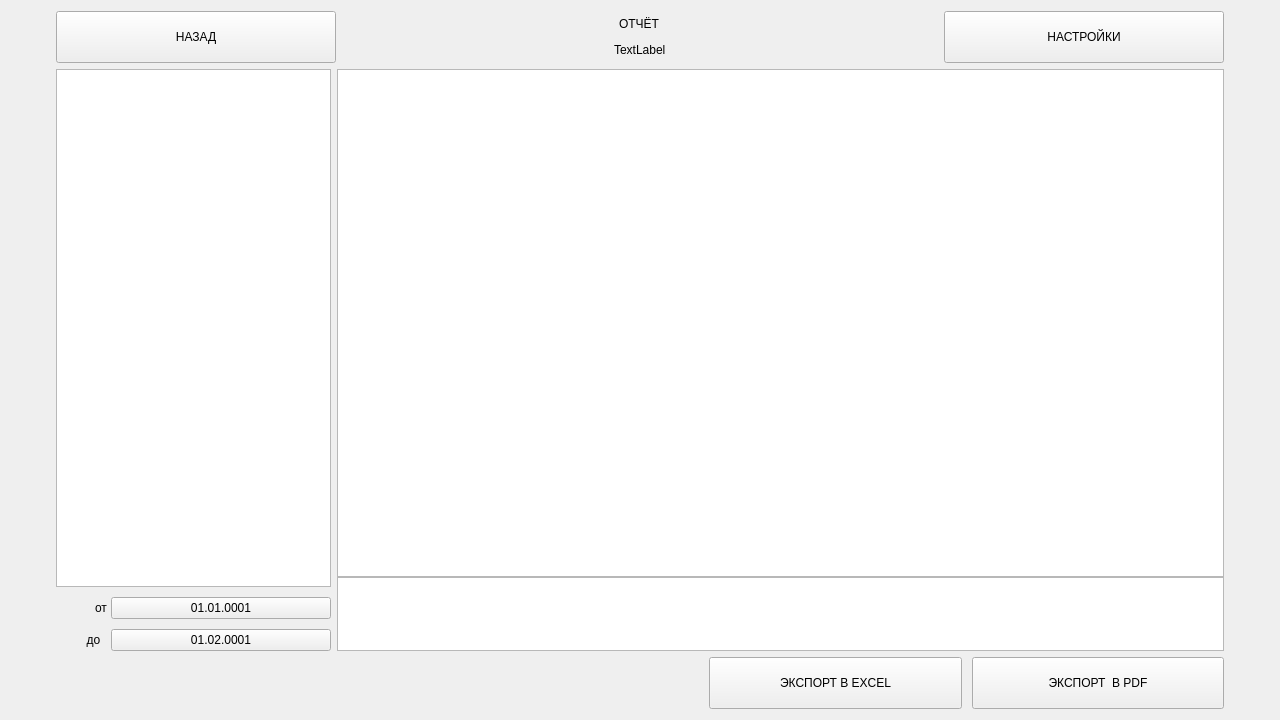
<?xml version="1.0" encoding="UTF-8"?>
<ui version="4.0">
 <class>Reports</class>
 <widget class="QWidget" name="Reports">
  <property name="geometry">
   <rect>
    <x>0</x>
    <y>0</y>
    <width>1280</width>
    <height>720</height>
   </rect>
  </property>
  <property name="windowTitle">
   <string>Form</string>
  </property>
  <layout class="QVBoxLayout" name="verticalLayout">
   <item>
    <layout class="QHBoxLayout" name="horizontalLayout_8">
     <property name="spacing">
      <number>7</number>
     </property>
     <property name="leftMargin">
      <number>45</number>
     </property>
     <property name="rightMargin">
      <number>45</number>
     </property>
     <item>
      <widget class="QPushButton" name="BackButton">
       <property name="minimumSize">
        <size>
         <width>0</width>
         <height>52</height>
        </size>
       </property>
       <property name="maximumSize">
        <size>
         <width>280</width>
         <height>16777215</height>
        </size>
       </property>
       <property name="text">
        <string>НАЗАД</string>
       </property>
      </widget>
     </item>
     <item>
      <layout class="QVBoxLayout" name="verticalLayout_2">
       <property name="spacing">
        <number>0</number>
       </property>
       <item alignment="Qt::AlignHCenter">
        <widget class="QLabel" name="EcoTaxi">
         <property name="text">
          <string>ОТЧЁТ</string>
         </property>
        </widget>
       </item>
       <item alignment="Qt::AlignHCenter">
        <widget class="QLabel" name="Header">
         <property name="text">
          <string>TextLabel</string>
         </property>
        </widget>
       </item>
      </layout>
     </item>
     <item>
      <widget class="QPushButton" name="SettingsButton">
       <property name="minimumSize">
        <size>
         <width>0</width>
         <height>52</height>
        </size>
       </property>
       <property name="maximumSize">
        <size>
         <width>280</width>
         <height>16777215</height>
        </size>
       </property>
       <property name="text">
        <string>НАСТРОЙКИ</string>
       </property>
      </widget>
     </item>
    </layout>
   </item>
   <item>
    <layout class="QHBoxLayout" name="horizontalLayout_7" stretch="9,29">
     <property name="leftMargin">
      <number>45</number>
     </property>
     <property name="rightMargin">
      <number>45</number>
     </property>
     <item>
      <layout class="QVBoxLayout" name="verticalLayout_4">
       <property name="spacing">
        <number>10</number>
       </property>
       <item>
        <widget class="QTableView" name="sideTable">
         <property name="maximumSize">
          <size>
           <width>300</width>
           <height>16777215</height>
          </size>
         </property>
         <property name="editTriggers">
          <set>QAbstractItemView::NoEditTriggers</set>
         </property>
         <property name="selectionMode">
          <enum>QAbstractItemView::SingleSelection</enum>
         </property>
         <property name="selectionBehavior">
          <enum>QAbstractItemView::SelectRows</enum>
         </property>
         <attribute name="verticalHeaderVisible">
          <bool>true</bool>
         </attribute>
        </widget>
       </item>
       <item>
        <layout class="QHBoxLayout" name="horizontalLayout_5">
         <property name="spacing">
          <number>0</number>
         </property>
         <property name="leftMargin">
          <number>0</number>
         </property>
         <property name="rightMargin">
          <number>0</number>
         </property>
         <item alignment="Qt::AlignRight">
          <widget class="QLabel" name="label_2">
           <property name="text">
            <string>от </string>
           </property>
          </widget>
         </item>
         <item alignment="Qt::AlignRight">
          <widget class="QPushButton" name="FromDateButton">
           <property name="minimumSize">
            <size>
             <width>220</width>
             <height>0</height>
            </size>
           </property>
           <property name="text">
            <string>01.01.0001</string>
           </property>
          </widget>
         </item>
        </layout>
       </item>
       <item>
        <layout class="QHBoxLayout" name="horizontalLayout_9">
         <item alignment="Qt::AlignRight">
          <widget class="QLabel" name="label">
           <property name="text">
            <string>     до</string>
           </property>
          </widget>
         </item>
         <item>
          <widget class="QPushButton" name="ToDateButton">
           <property name="minimumSize">
            <size>
             <width>220</width>
             <height>0</height>
            </size>
           </property>
           <property name="text">
            <string>01.02.0001</string>
           </property>
          </widget>
         </item>
        </layout>
       </item>
      </layout>
     </item>
     <item>
      <layout class="QVBoxLayout" name="verticalLayout_3">
       <property name="spacing">
        <number>0</number>
       </property>
       <item>
        <widget class="QTableView" name="tableView">
         <property name="editTriggers">
          <set>QAbstractItemView::NoEditTriggers</set>
         </property>
         <property name="selectionMode">
          <enum>QAbstractItemView::SingleSelection</enum>
         </property>
         <property name="selectionBehavior">
          <enum>QAbstractItemView::SelectRows</enum>
         </property>
         <property name="sortingEnabled">
          <bool>true</bool>
         </property>
         <attribute name="verticalHeaderVisible">
          <bool>true</bool>
         </attribute>
        </widget>
       </item>
       <item>
        <widget class="QTableView" name="bottomTable">
         <property name="minimumSize">
          <size>
           <width>0</width>
           <height>48</height>
          </size>
         </property>
         <property name="maximumSize">
          <size>
           <width>16777215</width>
           <height>74</height>
          </size>
         </property>
         <property name="editTriggers">
          <set>QAbstractItemView::NoEditTriggers</set>
         </property>
         <attribute name="horizontalHeaderVisible">
          <bool>true</bool>
         </attribute>
         <attribute name="horizontalHeaderHighlightSections">
          <bool>false</bool>
         </attribute>
         <attribute name="verticalHeaderVisible">
          <bool>false</bool>
         </attribute>
        </widget>
       </item>
      </layout>
     </item>
    </layout>
   </item>
   <item>
    <layout class="QHBoxLayout" name="horizontalLayout_6">
     <property name="spacing">
      <number>10</number>
     </property>
     <property name="leftMargin">
      <number>698</number>
     </property>
     <property name="rightMargin">
      <number>45</number>
     </property>
     <item>
      <widget class="QPushButton" name="ToEXCELButton">
       <property name="minimumSize">
        <size>
         <width>250</width>
         <height>52</height>
        </size>
       </property>
       <property name="text">
        <string>ЭКСПОРТ В EXCEL</string>
       </property>
      </widget>
     </item>
     <item>
      <widget class="QPushButton" name="ToPDFButton">
       <property name="minimumSize">
        <size>
         <width>250</width>
         <height>52</height>
        </size>
       </property>
       <property name="text">
        <string>ЭКСПОРТ  В PDF</string>
       </property>
      </widget>
     </item>
    </layout>
   </item>
  </layout>
 </widget>
 <resources/>
 <connections/>
</ui>
